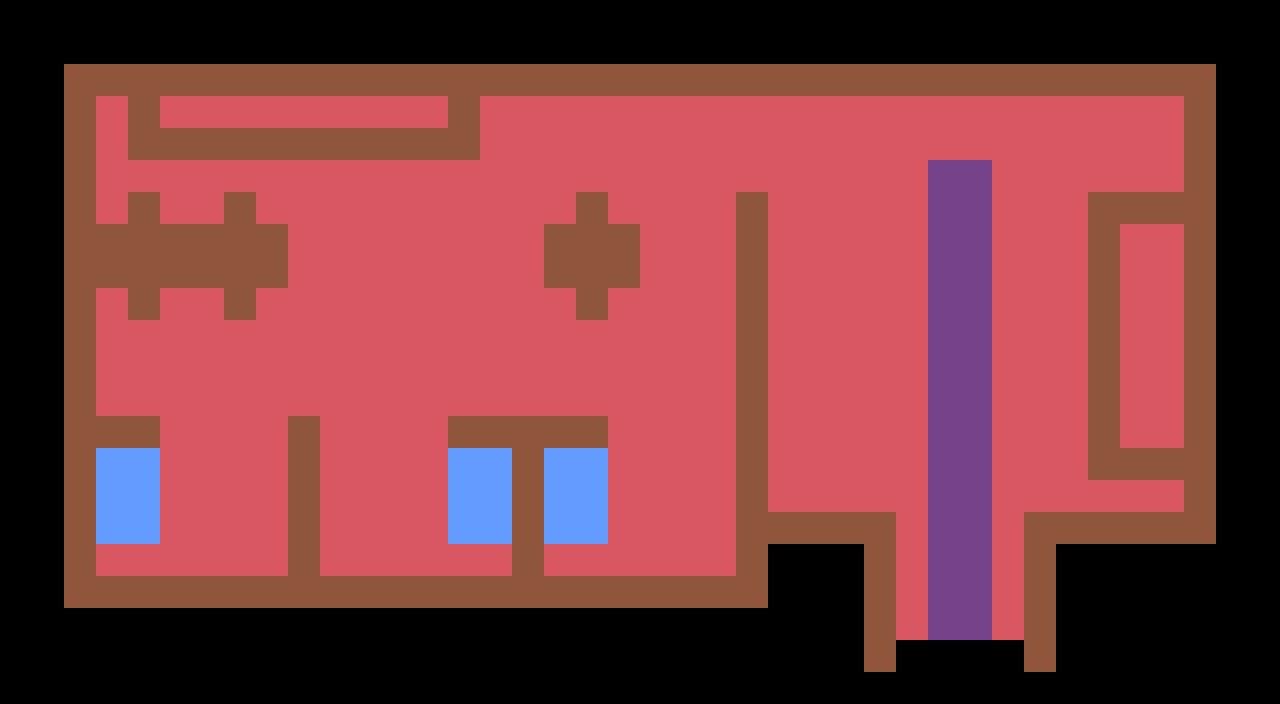

Tiled map render using the project's own tile images. Description and the map definition, with tile-layer contents summarised, below:
An orthogonal 40x22 tile map with 32x32 px tiles, 1 tile layer (House), 2 hidden layers not drawn.

<map version="1.9" tiledversion="1.9.2" orientation="orthogonal" renderorder="right-down" width="40" height="22" tilewidth="32" tileheight="32" infinite="0" nextlayerid="5" nextobjectid="1">
 <tileset firstgid="1" name="Temp_tiles" tilewidth="32" tileheight="32" tilecount="12" columns="3">
  <image source="Tilesets/Temp_tiles.png" width="96" height="128" />
 </tileset>
 <layer id="4" name="House" width="40" height="22">
  <properties>
   <property name="Draw" type="bool" value="true" />
   <property name="Navigation" type="bool" value="false" />
  </properties>
  <data>[880 cells, 604 non-empty, 4 distinct tile ids]</data>
 </layer>
 <layer id="3" name="Collisions" width="40" height="22" visible="0">
  <properties>
   <property name="Draw" type="bool" value="false" />
   <property name="Navigation" type="bool" value="false" />
  </properties>
  <data>[880 cells, 200 non-empty, 1 distinct tile ids]</data>
 </layer>
 <layer id="2" name="Teleport" width="40" height="22" visible="0">
  <properties>
   <property name="Draw" type="bool" value="false" />
   <property name="Navigation" type="bool" value="false" />
  </properties>
  <data>[880 cells, 4 non-empty, 1 distinct tile ids]</data>
 </layer>
</map>
